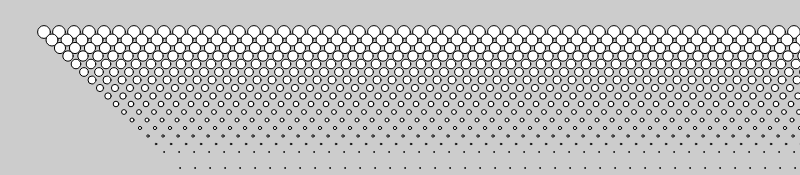
Frame 1 (no input)
Frame 60 (no input): identical to frame 1, image omitted
Frame 120 (the mouse pressed at the canvas centre since frame 60): identical to frame 1, image omitted

The p5.js sketch that drew this single still picture (run headless with seeded random() and noise() and a simulated clock; from frame 60 on, the mouse is pressed at the canvas centre):

// p5.js sketch
// ── sketch.js
function setup() {
  // put setup code here
  createCanvas(800,175);
}

function draw() {
  background(204);
for (y = 32; y <= height; y += 8){
  for (x = 12; x <= width; x += 15){

      fill(255);
      ellipse(x + y, y, 16 - y/10, 16-y/10);

    }
  }

  // put drawing code here
}
